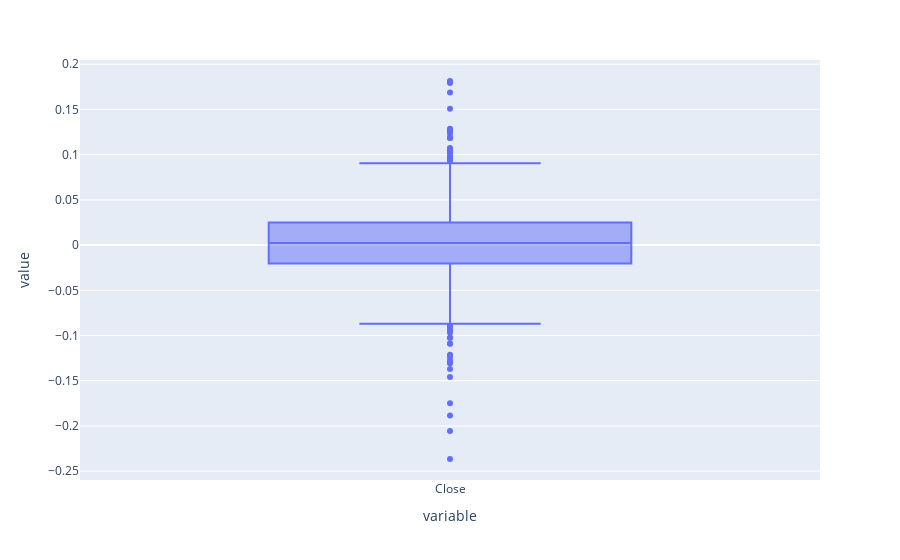

The notebook cell this image was saved under:
### Markdown cell above
### Box plots

### Code cell
# For Gaussian/Normal

log_returns.plot(kind='box')

### Figure 1 — Plotly figure (JSON) as saved in the notebook; plotly's stock layout.template omitted (floating-point values rounded to 4 significant figures; data arrays with more than 128 entries replaced by an {"elided": "..."} marker saying what was removed)
{"data": [{"alignmentgroup": "True", "hovertemplate": "variable=%{x}<br>value=%{y}<extra></extra>", "legendgroup": "", "marker": {"color": "#636efa"}, "name": "", "notched": false, "offsetgroup": "", "orientation": "v", "showlegend": false, "type": "box", "x": {"elided": "898 str values"}, "x0": " ", "xaxis": "x", "y": {"elided": "898 float values"}, "y0": " ", "yaxis": "y"}], "layout": {"boxmode": "group", "legend": {"tracegroupgap": 0}, "margin": {"t": 60}, "xaxis": {"anchor": "y", "domain": [0, 1], "title": {"text": "variable"}}, "yaxis": {"anchor": "x", "domain": [0, 1], "title": {"text": "value"}}}}
